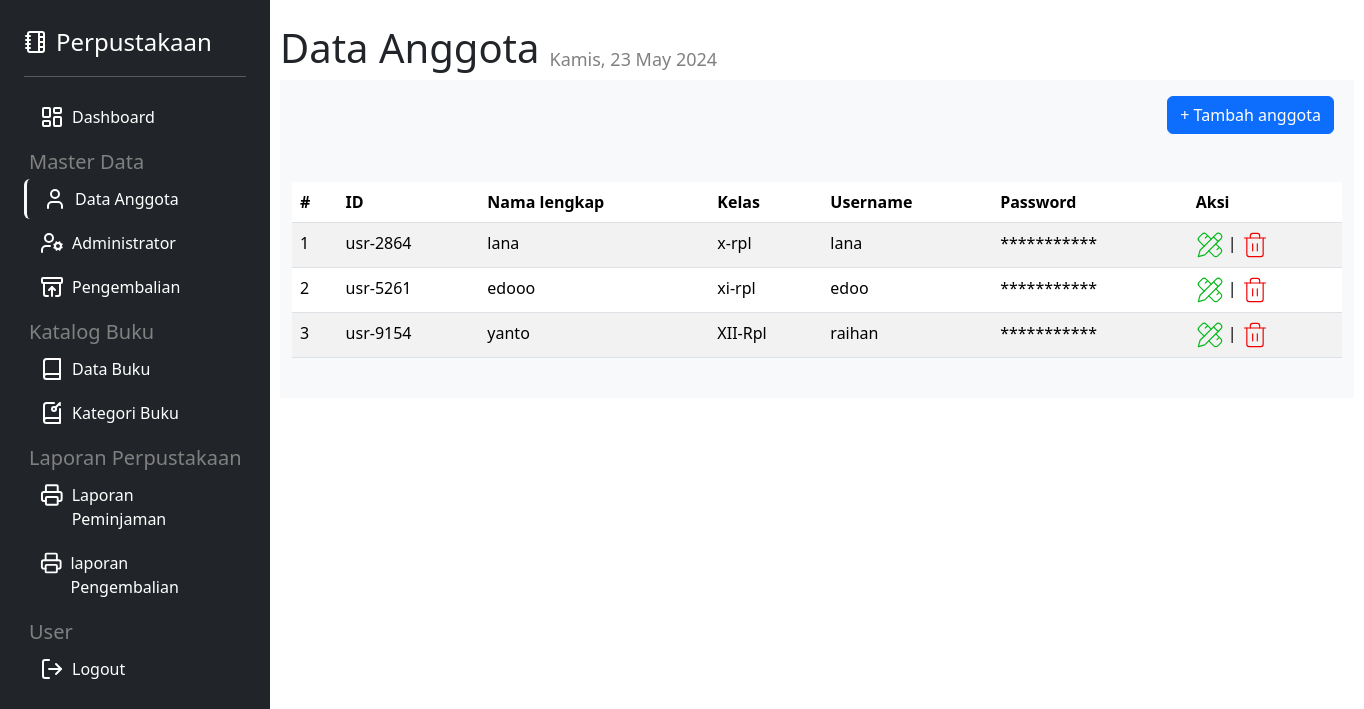
The app's page /apps/admin/index.php?page=anggota (signed in) with its own data.
### tables this page shows
CREATE TABLE `user` (
  `id_user` varchar(8) NOT NULL,
  `nama_lengkap` varchar(50) DEFAULT NULL,
  `kelas` varchar(8) NOT NULL,
  `username` varchar(50) DEFAULT NULL,
  `passwords` varchar(255) DEFAULT NULL,
  `role` varchar(10) DEFAULT NULL
);

### apps/admin/pages/anggota/index.php (the view, shortened to what this page needs)
<?php
$conn = mysqli_connect('localhost', 'root', '', 'db_pinjambuku');
$result = mysqli_query($conn, "SELECT * FROM user WHERE role='Anggota'");
?>
<div class="fcontainer d-block ">
    <div class="judul d-flex mt-4">
        <h1>Data Anggota</h1>
        <?php include '../../asset/tgl/tanggal.php'; ?>
    </div>
    <div class="container bg-light pb-4  d-block">
        <div class="d-grid gap-2 d-md-flex justify-content-md-end">
            <form action="pages/anggota/tambah.php" method="post">
                <button type="submit" name="tambah" class="btn mt-3 btn-primary me-md-2">+ Tambah anggota</button>
            </form>
        </div>
        <div class="table mt-5">
            <table class="table table-striped">
                <thead>
                    <th>#</th>
                    <th>ID</th>
                    <th>Nama lengkap</th>
                    <th>Kelas</th>
                    <th>Username</th>
                    <th>Password</th>
                    <th>Aksi</th>
                </thead>
                <tbody>
                    <?php $no = 1; ?>
                    <?php while ($angg = mysqli_fetch_assoc($result)) : ?>
                        <tr>
                            <td><?= $no; ?></td>
                            <td><?= $angg['id_user']; ?></td>
                            <td><?= $angg['nama_lengkap']; ?></td>
                            <td><?= $angg['kelas']; ?></td>
                            <td><?= $angg['username']; ?></td>
                            <td>***********</td>
                            <td>
                                <a href="pages/anggota/ubah.php?id_user=<?= $angg['id_user']; ?>"><?php require "icon/edite.icon.php"; ?></a> |
                                <a href="pages/anggota/hapus.php?id_user=<?= $angg['id_user']; ?>"><?php require "icon/trash.icon.php"; ?></a>
                            </td>
                        </tr>
                        <?php $no++; ?>
                    <?php endwhile; ?>
                </tbody>
            </table>
        </div>
    </div>
</div>

### apps/admin/index.php (shortened to what this page needs)
<!doctype html>
<html lang="en">
<head>
    <link href="https://cdn.jsdelivr.net/npm/bootstrap@5.3.2/dist/css/bootstrap.min.css" rel="stylesheet">
</head>
<body>
    <div class="fcontainer">
        <div class="sidebar">
            <?php include 'sidebar.php'; ?>
        </div>
        <div class="main menu">
            <?php require "prosesnav.php"; ?>
        </div>
    </div>
</body>
</html>

### apps/admin/sidebar.php (shortened to what this page needs)
<?php
$page = isset($_GET['page']) ? $_GET['page'] : 'dasboard';
?>
<div class="sd d-flex position-fixed fixed  flex-column flex-shrink-0 p-4 text-bg-dark">
  <a class="d-flex align-items-center mb-2 mb-md-0 me-md-auto text-white text-decoration-none">
    <span class="fs-4 px-2">Perpustakaan</span>
  </a>
  <hr>
  <ul class="nav nav-pills flex-column">
    <li class="nav-item mt-1">
      <a href="?page=dashboard" class="nav-link d-flex text-white align-item-center gap-2 <?= ($page == 'dashboard') ? 'active text-bg-dark border-start border-3 border-light ' : ''; ?>" arial-current="page">
        Dashboard
      </a>
    </li>
    <li class="nav-item">
      <p>Master Data</p>
    </li>
    <li class="nav-item mt-1">
      <a href="?page=anggota" class="nav-link d-flex text-white align-item-center gap-2 <?= ($page == 'anggota') ? 'active text-bg-dark border-start border-3 border-light' : ''; ?>" arial-current="page">
        <?php include '../../asset/icon/anggota.icon.php'; ?>
        Data Anggota
      </a>
    </li>
    <li class="nav-item mt-1">
      <a href="?page=admin" class="nav-link d-flex text-white align-item-center gap-2 <?= ($page == 'admin') ? 'active text-bg-dark border-start border-3 border-light' : ''; ?>" arial-current="page">
        Administrator
      </a>
    </li>
    <li class="nav-item mt-1">
      <a href="?page=kembalian" class="nav-link d-flex text-white align-item-center gap-2 <?= ($page == 'kembalian') ? 'active text-bg-dark border-start border-3 border-light' : ''; ?>" arial-current="page">
        Pengembalian
      </a>
    </li>
    <li class="nav-item">
      <p>Katalog Buku</p>
    </li>
    <li class="nav-item mt-1">
      <a href="?page=buku" class="nav-link d-flex text-white align-item-center gap-2 <?= ($page == 'buku') ? 'active text-bg-dark border-start border-3 border-light' : ''; ?>" arial-current="page">
        <?php include '../../asset/icon/buku.icon.php'; ?>
        Data Buku
      </a>
    </li>
    <li class="nav-item mt-1">
      <a href="?page=kategori" class="nav-link d-flex text-white align-item-center gap-2 <?= ($page == 'kategori') ? 'active text-bg-dark border-start border-3 border-light' : ''; ?>" arial-current="page">
        Kategori Buku
      </a>
    </li>
    <li class="nav-item">
      <p>Laporan Perpustakaan</p>
    </li>
    <li>
      <a href="?page=lpeminjaman" class="mt-1 nav-link d-flex text-white align-item-center gap-2 <?= ($page == 'lpeminjaman') ? 'active text-bg-dark border-start border-3 border-light' : ''; ?>" arial-current="page">
        Laporan Peminjaman
      </a>
    </li>
    <li>
      <a href="?page=lpengembalian" class="mt-1 nav-link d-flex text-white align-item-center gap-2 <?= ($page == 'lpengembalian') ? 'active text-bg-dark border-start border-3 border-light' : ''; ?>" arial-current="page">
        laporan Pengembalian
      </a>
    </li>
    <li class="nav-item">
      <p>User</p>
    </li>
    <li class="nav-item mt-1">
      <a href="?page=logout" class="nav-link d-flex text-white align-item-center gap-2" arial-current="page">
        Logout
      </a>
    </li>
</div>

### asset/icon/anggota.icon.php
<svg xmlns="http://www.w3.org/2000/svg" width="24" height="24" viewBox="0 0 24 24" fill="none" stroke="currentColor" stroke-width="2" stroke-linecap="round" stroke-linejoin="round" class="lucide lucide-user">
    <path d="M19 21v-2a4 4 0 0 0-4-4H9a4 4 0 0 0-4 4v2" />
    <circle cx="12" cy="7" r="4" />
</svg>

### asset/icon/buku.icon.php
<svg xmlns="http://www.w3.org/2000/svg" width="24" height="24" viewBox="0 0 24 24" fill="none" stroke="currentColor" stroke-width="2" stroke-linecap="round" stroke-linejoin="round" class="lucide lucide-book">
    <path d="M4 19.5v-15A2.5 2.5 0 0 1 6.5 2H20v20H6.5a2.5 2.5 0 0 1 0-5H20" />
</svg>

### apps/admin/prosesnav.php (shortened to what this page needs)
<?php
$current_page = isset($_GET['page']) ? $_GET['page'] : 'dahsboard.php';
function displayPageContent($page)
{
    switch ($page) {
        case 'anggota':
            include('pages/anggota/index.php');
            break;
    }
}
?>
<main class="isi">
    <?php displayPageContent($current_page); ?>
</main>

### asset/tgl/tanggal.php (shortened to what this page needs)
<?php
$hari = array(
    'Monday' => 'Senin',
    'Tuesday' => 'Selasa',
    'Wednesday' => 'Rabu',
    'Thursday' => 'Kamis',
    'Friday' => 'Jumat',
    'Saturday' => 'Sabtu',
    'Sunday' => 'Minggu'
);
$hari_ini = strftime("%A");
?>
<h6><?= $hari[$hari_ini] . ", " . strftime("%d %B %Y"); ?></h6>

### apps/admin/index.php (style rules this page uses)
.fcontainer { display: flex; }

### apps/admin/sidebar.php (style rules this page uses)
.sd { z-index: 1; width: 270px; height: 100vh; }
.nav-item p { font-size: 20px; margin-left: 5px; margin-top: 10px; margin-bottom: -2px; color: grey; }

### apps/admin/prosesnav.php (style rules this page uses)
.isi { margin-left: 280px; }

### apps/admin/pages/anggota/index.php (style rules this page uses)
.table { width: 1050px; }

### asset/tgl/tanggal.php (style rules this page uses)
h6 { margin-top: 25px; margin-left: 10px; font-size: 18px; color: grey; }

### records on screen
user: id_user "usr-2864", nama_lengkap "lana", kelas "x-rpl", username "lana"
user: id_user "usr-5261", nama_lengkap "edooo", kelas "xi-rpl", username "edoo"
user: id_user "usr-9154", nama_lengkap "yanto", kelas "XII-Rpl", username "raihan"

### other values on screen
$hari[$hari_ini] "Kamis"
strftime("%d %B %Y") "23 May 2024"
